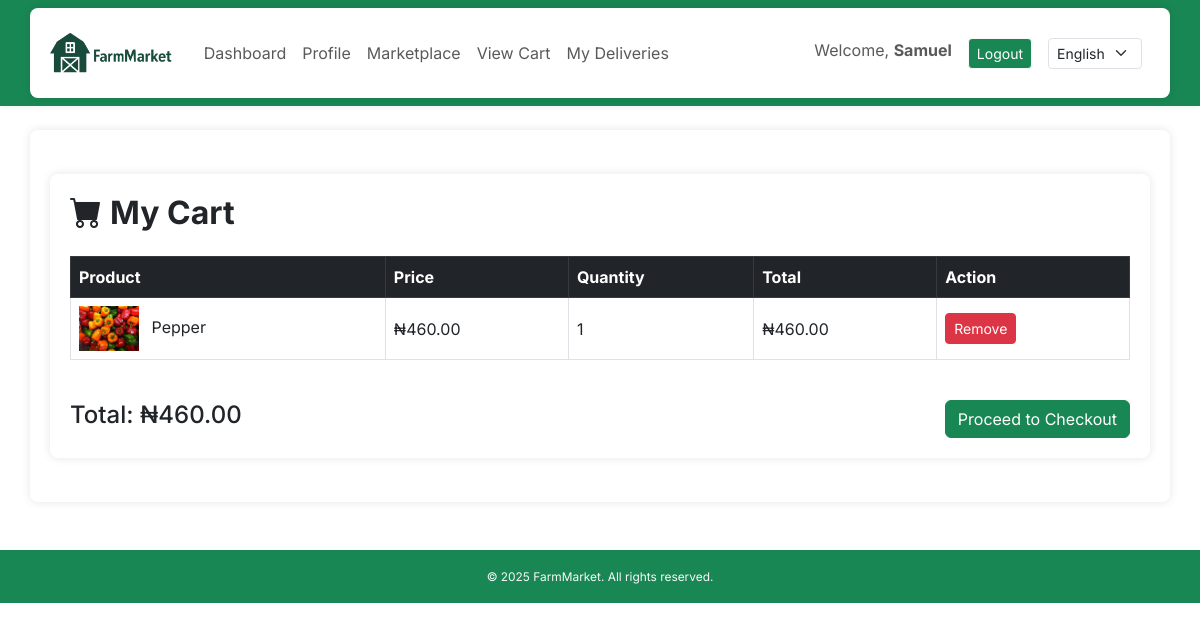
The app's page /cart/ (signed in) with its own data.
### core/models.py (models this page shows, shortened)
class CartItem(models.Model):
    user = models.ForeignKey(User, on_delete=models.CASCADE, related_name='cart_items')
    product = models.ForeignKey('Product', on_delete=models.CASCADE)
    quantity = models.PositiveIntegerField(default=1)
    added_at = models.DateTimeField(auto_now_add=True)
    class Meta:
        unique_together = ('user', 'product')  # prevent duplicates
    def get_total_price(self):
        return self.product.price * self.quantity

class Product(models.Model):
    farmer = models.ForeignKey(User, on_delete=models.CASCADE)
    title = models.CharField(_("Title"), max_length=100)
    description = models.TextField(_("Description"))
    price = models.DecimalField(max_digits=10, decimal_places=2)
    quantity = models.PositiveIntegerField()
    city = models.CharField(max_length=100)
    state = models.CharField(max_length=100, default="Oyo State")
    category = models.CharField(max_length=20, choices=CROP_CHOICES, default='Tomato')
    image = models.ImageField(upload_to='product_images/', blank=True, null=True)
    date_posted = models.DateTimeField(auto_now_add=True)

### core/views.py (the view)
# urls.py: path('cart/', views.view_cart, name='view_cart'),
@login_required
def view_cart(request):
    if request.user.profile.role != 'buyer':
        messages.error(request, "Only buyers have a cart.")
        return redirect('product_list')
    cart_items = CartItem.objects.filter(user=request.user)
    total = sum(item.get_total_price() for item in cart_items)
    return render(request, 'core/cart.html', {
        'cart_items': cart_items,
        'total': total
    })

### core/context_processors.py (called while the page is built)
def language_code(request):
    return {
        'LANGUAGE_CODE': translation.get_language()
    }

### core/templates/core/cart.html
{% extends 'core/base.html' %}
{% load i18n %}
{% block content %}
<div class="container my-4">
    <h2 class="fw-bold mb-4"><i class="bi bi-cart-fill me-2"></i>{% trans "My Cart" %}</h2>
    {% if cart_items %}
        <div class="table-responsive mb-4">
            <table class="table table-bordered align-middle">
                <thead class="table-dark">
                    <tr>
                        <th>{% trans "Product" %}</th>
                        <th>{% trans "Price" %}</th>
                        <th>{% trans "Quantity" %}</th>
                        <th>{% trans "Total" %}</th>
                        <th>{% trans "Action" %}</th>
                    </tr>
                </thead>
                <tbody>
                    {% for item in cart_items %}
                    <tr>
                        <td>
                            {% if item.product.image %}
                                <img src="{{ item.product.image.url }}" alt="{{ item.product.title }}" width="60" class="me-2">
                            {% endif %}
                            {{ item.product.title }}
                        </td>
                        <td>₦{{ item.product.price|floatformat:2 }}</td>
                        <td>{{ item.quantity }}</td>
                        <td>₦{{ item.get_total_price|floatformat:2 }}</td>
                        <td>
                            <a href="{% url 'remove_from_cart' item.id %}" class="btn btn-sm btn-danger">
                                {% trans "Remove" %}
                            </a>
                        </td>
                    </tr>
                    {% endfor %}
                </tbody>
            </table>
        </div>
        <div class="d-flex justify-content-between align-items-center">
            <h4>{% trans "Total" %}: ₦{{ total|floatformat:2 }}</h4>
            <a href="{% url 'checkout' %}" class="btn btn-success">{% trans "Proceed to Checkout" %}</a>
        </div>
    {% else %}
        <p class="text-muted">{% trans "Your cart is empty." %}</p>
        <a href="{% url 'product_list' %}" class="btn btn-primary">{% trans "Browse Products" %}</a>
    {% endif %}
</div>
{% endblock %}

### core/templates/core/base.html (shortened to what this page needs)
{% load static %}
{% load i18n %}
<!DOCTYPE html>
<html lang="en">
<head>
  <link href="https://cdn.jsdelivr.net/npm/bootstrap@5.3.0/dist/css/bootstrap.min.css" rel="stylesheet" />
  <link rel="stylesheet" href="https://cdn.jsdelivr.net/npm/bootstrap-icons@1.11.3/font/bootstrap-icons.css">
  <link rel="stylesheet" href="{% static 'core/styles.css' %}" />
</head>
<body>
<header>
<nav class="navbar navbar-expand-lg custom-green">
    <div class="container">
        <a class="navbar-brand d-flex align-items-center" href="{% url 'home' %}">
            <img src="{% static 'core/images/logo.png' %}" alt="Logo" height="40" class="me-2">
        </a>
        <div class="collapse navbar-collapse" id="navbarNav">
            <ul class="navbar-nav me-auto">
                {% if user.is_authenticated %}
                    {% if user.profile.role == 'logistics' %}
                        <li class="nav-item"><a class="nav-link" href="{% url 'logistics_dashboard' %}">{% trans "Dashboard" %}</a></li>
                        <li class="nav-item"><a class="nav-link" href="{% url 'profile' %}">{% trans "Profile" %}</a></li>
                        <li class="nav-item"><a class="nav-link" href="{% url 'my_deliveries' %}">{% trans "My Deliveries" %}</a></li>
                        <li class="nav-item"><a class="nav-link" href="{% url 'pending_deliveries' %}">{% trans "Pending Deliveries" %}</a></li>
                    {% elif user.profile.role == 'buyer' %}
                        <li class="nav-item"><a class="nav-link" href="{% url 'buyer_dashboard' %}">{% trans "Dashboard" %}</a></li>
                        <li class="nav-item"><a class="nav-link" href="{% url 'profile' %}">{% trans "Profile" %}</a></li>
                        <li class="nav-item"><a class="nav-link" href="{% url 'product_list' %}">{% trans "Marketplace" %}</a></li>
                        <li class="nav-item"><a class="nav-link" href="{% url 'view_cart' %}">{% trans "View Cart" %}</a></li>
                        <li class="nav-item"><a class="nav-link" href="{% url 'my_deliveries' %}">{% trans "My Deliveries" %}</a></li>
                    {% else %}
                        <li class="nav-item"><a class="nav-link" href="{% url 'home' %}">{% trans "Home" %}</a></li>
                    {% endif %}
                {% else %}
                    <li class="nav-item"><a class="nav-link" href="{% url 'login' %}">{% trans "Login" %}</a></li>
                    <li class="nav-item"><a class="nav-link" href="{% url 'register' %}">{% trans "Register" %}</a></li>
                {% endif %}
            </ul>
            {% if user.is_authenticated %}
                <ul class="navbar-nav">
                    <li class="nav-item me-3">
                        <span class="navbar-text">
                            {% trans "Welcome" %}, <strong>{{ user.username }}</strong>
                        </span>
                    </li>
                    <li class="nav-item">
                        <a class="btn btn-success btn-sm border-light" href="{% url 'logout' %}">{% trans "Logout" %}</a>
                    </li>
                </ul>
            {% endif %}
            <form action="{% url 'set_language' %}" method="post" class="d-flex align-items-center ms-3">
                <select name="language" class="form-select form-select-sm me-2" onchange="this.form.submit()">
                    <option value="en" {% if LANGUAGE_CODE == 'en' %}selected{% endif %}>English</option>
                </select>
            </form>
        </div>
    </div>
</nav>
</header>
  <main class="container mt-4">
    {% block content %}{% endblock %}
  </main>
  <footer class="text-center mt-5 mb-3 text-light custom-green p-3">
    <small>&copy; 2025 FarmMarket. {% trans "All rights reserved." %}</small>
</footer>
</body>
</html>

### static/core/styles.css (style rules this page uses)
body { background-color: white; font-family: 'Inter', sans-serif; }
.custom-green { background-color: #198754; }
.navbar-brand { font-weight: bold; color: #2c3e50 !important; }
.navbar { box-shadow: 0 2px 6px rgba(0,0,0,0.05); }
.container { background-color: #fff; padding: 20px; border-radius: 8px; box-shadow: 0 0 10px rgba(0,0,0,0.1); }
footer.custom-green { font-size: 0.85rem; color: #fff; }

### records on screen
CartItem: product.image (picture), product "Pepper", product.price "460.00", quantity "1", get_total_price "460.00"

### other values on screen
{{ user.username }} "Samuel"
{{ total|floatformat:2 }} "460.00"
